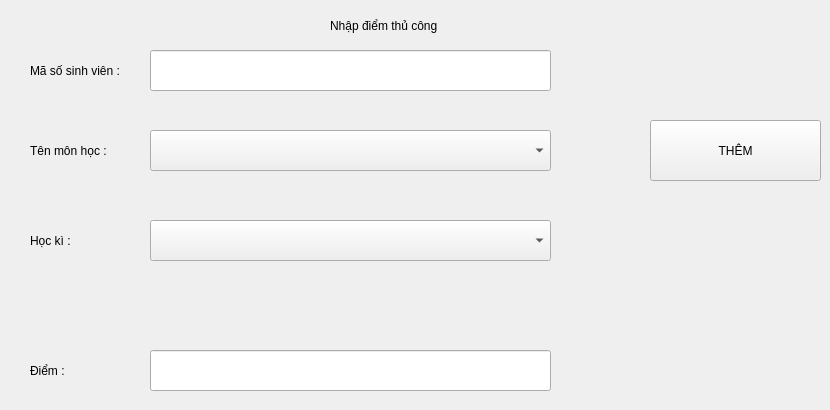
      <widget class="QWidget" name="tab_3">
       <attribute name="title">
        <string>Nhập điểm</string>
       </attribute>
       <widget class="QLabel" name="label_85">
        <property name="geometry">
         <rect>
          <x>330</x>
          <y>10</y>
          <width>141</width>
          <height>31</height>
         </rect>
        </property>
        <property name="text">
         <string>Nhập điểm thủ công </string>
        </property>
       </widget>
       <widget class="QLabel" name="label_86">
        <property name="geometry">
         <rect>
          <x>30</x>
          <y>50</y>
          <width>111</width>
          <height>41</height>
         </rect>
        </property>
        <property name="text">
         <string>Mã số sinh viên :</string>
        </property>
       </widget>
       <widget class="QLabel" name="label_87">
        <property name="geometry">
         <rect>
          <x>30</x>
          <y>130</y>
          <width>101</width>
          <height>41</height>
         </rect>
        </property>
        <property name="text">
         <string>Tên môn học :</string>
        </property>
       </widget>
       <widget class="QLabel" name="label_88">
        <property name="geometry">
         <rect>
          <x>30</x>
          <y>220</y>
          <width>101</width>
          <height>41</height>
         </rect>
        </property>
        <property name="text">
         <string>Học kì :</string>
        </property>
       </widget>
       <widget class="QLabel" name="label_89">
        <property name="geometry">
         <rect>
          <x>30</x>
          <y>340</y>
          <width>101</width>
          <height>61</height>
         </rect>
        </property>
        <property name="text">
         <string>Điểm :</string>
        </property>
       </widget>
       <widget class="QLineEdit" name="lineEdit_34">
        <property name="geometry">
         <rect>
          <x>150</x>
          <y>350</y>
          <width>401</width>
          <height>41</height>
         </rect>
        </property>
       </widget>
       <widget class="QComboBox" name="comboBox_8">
        <property name="geometry">
         <rect>
          <x>150</x>
          <y>220</y>
          <width>401</width>
          <height>41</height>
         </rect>
        </property>
       </widget>
       <widget class="QComboBox" name="comboBox_9">
        <property name="geometry">
         <rect>
          <x>150</x>
          <y>130</y>
          <width>401</width>
          <height>41</height>
         </rect>
        </property>
       </widget>
       <widget class="QLineEdit" name="lineEdit_35">
        <property name="geometry">
         <rect>
          <x>150</x>
          <y>50</y>
          <width>401</width>
          <height>41</height>
         </rect>
        </property>
       </widget>
       <widget class="QPushButton" name="pushButton_24">
        <property name="geometry">
         <rect>
          <x>650</x>
          <y>120</y>
          <width>171</width>
          <height>61</height>
         </rect>
        </property>
        <property name="text">
         <string>THÊM</string>
        </property>
       </widget>
      </widget>
